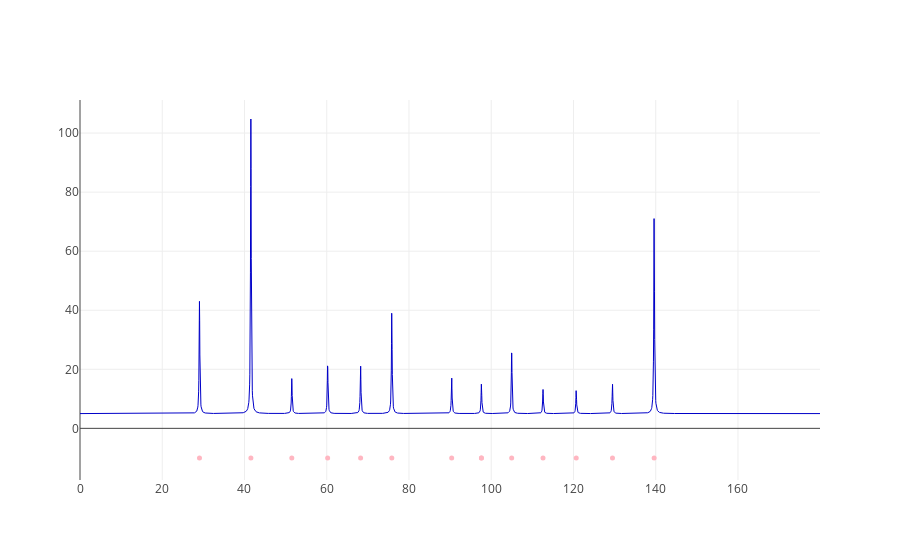

Notebook code cell kept with this figure:
### Code cell
iplot([trace1, trace2])

### Figure 1 — Plotly figure (JSON) as saved in the notebook; plotly's stock layout.template omitted (floating-point values rounded to 4 significant figures; data arrays with more than 128 entries replaced by an {"elided": "..."} marker saying what was removed)
{"data": [{"hoverinfo": "text", "marker": {"color": "rgba(255, 182, 193, 1.0)", "size": 5}, "mode": "markers", "showlegend": false, "text": ["(001)<br> tth=29.05<br> int=38.07", "(101)<br> tth=41.55<br> int=100.00", "(111)<br> tth=51.50<br> int=11.84", "(002)<br> tth=60.22<br> int=16.92", "(102)<br> tth=68.23<br> int=16.42", "(112)<br> tth=75.82<br> int=35.38", "(202)<br> tth=90.38<br> int=12.28", "(003)<br> tth=97.62<br> int=2.05", "(212)<br> tth=97.62<br> int=8.20", "(103)<br> tth=104.97<br> int=21.79", "(113)<br> tth=112.60<br> int=8.17", "(222)<br> tth=120.67<br> int=8.03", "(203)<br> tth=129.49<br> int=10.07", "(213)<br> tth=139.62<br> int=68.38"], "type": "scatter", "x": [29.05, 41.55, 51.5, 60.22, 68.23, 75.82, 90.38, 97.62, 97.62, 105.0, 112.6, 120.7, 129.5, 139.6], "y": [-10, -10, -10, -10, -10, -10, -10, -10, -10, -10, -10, -10, -10, -10]}, {"hoverinfo": "none", "line": {"color": "rgba(0, 0, 200, 1.0)", "width": 1}, "showlegend": false, "type": "scatter", "x": {"elided": "3600 float values"}, "y": {"elided": "3600 float values"}}], "layout": {}}
